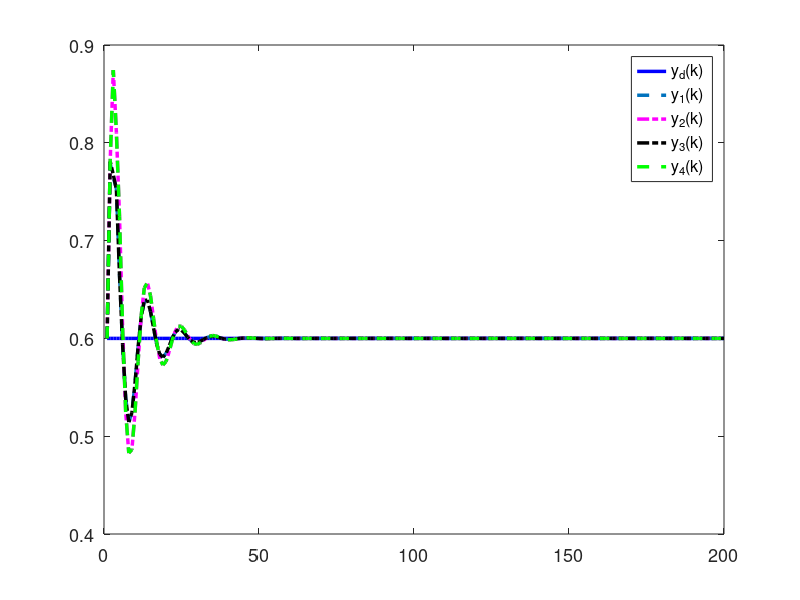
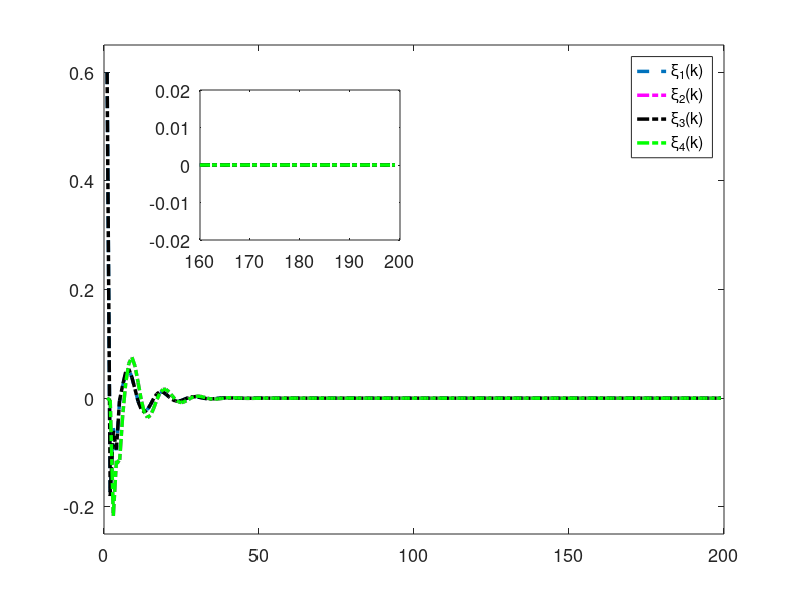

These charts were generated, in order, by the following MATLAB code: (Note: this script raises an error after producing the figures.)
clc; clear;

% Parameters
rho =7.5;            % Increase gain for better control response
eta = 1;          % Increase to make the adaptive update faster
lamda = 350;         % Model-free parameter
mu = 0.005;           % Adaptive parameter
epsilon = 1e-5;      % Small threshold for stability
alpha = 15;           % Smoothing factor for error dynamics
T = 0.1;             % Sampling time
gamma1 = 0.45;        % Adjust control gains for faster tracking
gamma2 = 0.15;        % Adjust control gains
gamma3 = 0.45;        % Adjust control gains
gamma4 = 0.15;        % Adjust control gains
beta = 10;        % Sliding mode coefficient
sigma = 95;         % Sliding mode parameter
tau = 1e-5;       % Small damping term

rT = 1024;           % Sample rate
L = 200;             % Time steps
m = 200;             % Data size
n = 600;             % Data size

% Initialization
phi1 = zeros(m+1,1); 
phi2 = zeros(m+1,1); 
phi3 = zeros(m+1,1); 
phi4 = zeros(m+1,1);
mfa1 = zeros(m+1,1); 
mfa2 = zeros(m+1,1); 
mfa3 = zeros(m+1,1); 
mfa4 = zeros(m+1,1);
sm1 = zeros(m,1);  
sm2 = zeros(m,1);  
sm3 = zeros(m,1);  
sm4 = zeros(m,1);
y1 = zeros(m+1,1); 
y2 = zeros(m+1,1); 
y3 = zeros(m+1,1); 
y4 = zeros(m+1,1);
u1 = zeros(m,1);   
u2 = zeros(m,1);   
u3 = zeros(m,1);   
u4 = zeros(m,1);
xi1 = zeros(m,1);  
xi2 = zeros(m,1);  
xi3 = zeros(m,1);  
xi4 = zeros(m,1);
s1 = zeros(m,1);   
s2 = zeros(m,1);   
s3 = zeros(m,1);   
s4 = zeros(m,1);
yd = zeros(m+1,1);

% Desired signal (Reference trajectory)
for k = 1:1:m+1
    yd(k) = 0.6; % Time-invariant constant reference signal
    % yd(k) = 0.6 * sin(0.05 * pi * k) + 0.6 * cos(0.03 * pi * k);
end


for k = 1:m
    % Adaptive Gain update
    if k == 1
        phi1(k) = 4.0; 
        phi2(k) = 4.0; 
        phi3(k) = 4.0; 
        phi4(k) = 4.0;
    elseif k == 2
        phi1(k) = phi1(k-1) + (eta * u1(k-1) / (mu + u1(k-1)^2)) * (y1(k) - phi1(k-1)*u1(k-1));
        phi2(k) = phi2(k-1) + (eta * u2(k-1) / (mu + u2(k-1)^2)) * (y2(k) - phi2(k-1)*u2(k-1));
        phi3(k) = phi3(k-1) + (eta * u3(k-1) / (mu + u3(k-1)^2)) * (y3(k) - phi3(k-1)*u3(k-1));
        phi4(k) = phi4(k-1) + (eta * u4(k-1) / (mu + u4(k-1)^2)) * (y4(k) - phi4(k-1)*u4(k-1));
    else
        phi1(k) = phi1(k-1) + (eta * (u1(k-1) - u1(k-2)) / (mu + (u1(k-1) - u1(k-2))^2)) * (y1(k) - y1(k-1) - phi1(k-1) * (u1(k-1) - u1(k-2)));
        phi2(k) = phi2(k-1) + (eta * (u2(k-1) - u2(k-2)) / (mu + (u2(k-1) - u2(k-2))^2)) * (y2(k) - y2(k-1) - phi2(k-1) * (u2(k-1) - u2(k-2)));
        phi3(k) = phi3(k-1) + (eta * (u3(k-1) - u3(k-2)) / (mu + (u3(k-1) - u3(k-2))^2)) * (y3(k) - y3(k-1) - phi3(k-1) * (u3(k-1) - u3(k-2)));
        phi4(k) = phi4(k-1) + (eta * (u4(k-1) - u4(k-2)) / (mu + (u4(k-1) - u4(k-2))^2)) * (y4(k) - y4(k-1) - phi4(k-1) * (u4(k-1) - u4(k-2)));
    end

    % Stability protection
    if k > 2 && (abs(phi1(k)) <= epsilon || abs(u1(k - 1) - u1(k - 2)) <= epsilon || sign(phi1(k)) ~= sign(phi1(1)))
        phi1(k) = phi1(1);
    end
    
    if k > 2 && (abs(phi2(k)) <= epsilon || abs(u2(k - 1) - u2(k - 2)) <= epsilon || sign(phi2(k)) ~= sign(phi2(1)))
        phi2(k) = phi2(1);
    end
    
    if k > 2 && (abs(phi3(k)) <= epsilon || abs(u3(k - 1) - u3(k - 2)) <= epsilon || sign(phi3(k)) ~= sign(phi3(1)))
        phi3(k) = phi3(1);
    end
    
    if k > 2 && (abs(phi4(k)) <= epsilon || abs(u4(k - 1) - u4(k - 2)) <= epsilon || sign(phi4(k)) ~= sign(phi4(1)))
        phi4(k) = phi4(1);
    end
    

    % Error dynamics
    xi1(k) = yd(k) - 2*y1(k) + y4(k);
    xi2(k) = y1(k) - 2*y2(k) + y3(k);
    xi3(k) = y2(k) + yd(k) - 2*y3(k);
    xi4(k) = y1(k) + y3(k) - 2*y4(k);

    
    % Fix: Handle k=1 case for sliding surfaces
    if k == 1
        s1(k) = 0;
        s2(k) = 0;
        s3(k) = 0;
        s4(k) = 0;
    else
        s1(k) = alpha * xi1(k) - xi1(k-1);
        s2(k) = alpha * xi2(k) - xi2(k-1);
        s3(k) = alpha * xi3(k) - xi3(k-1);
        s4(k) = alpha * xi4(k) - xi4(k-1);
    end
    

    % MFAC updates
    if k == 1
        mfa1(k) = 0;
        mfa2(k) = 0;
        mfa3(k) = 0;
        mfa4(k) = 0;
    else
        mfa1(k) = mfa1(k-1) + (rho * phi1(k)) / (lamda + abs(phi1(k)^2)) * xi1(k);
        mfa2(k) = mfa2(k-1) + (rho * phi2(k)) / (lamda + abs(phi2(k)^2)) * xi2(k);
        mfa3(k) = mfa3(k-1) + (rho * phi3(k)) / (lamda + abs(phi3(k)^2)) * xi3(k);
        mfa4(k) = mfa4(k-1) + (rho * phi4(k)) / (lamda + abs(phi4(k)^2)) * xi4(k);
    end

    % SMC updates
    if k == 1 
        sm1(k) = 0;
        sm2(k) = 0;
        sm3(k) = 0;
        sm4(k) = 0;
    else
        sm1(k) = sm1(k-1) + (beta * phi1(k)) / (sigma + (phi1(k))^2) * ...
            ( (xi1(k) + (y4(k) - y4(k-1)) + (yd(k+1) - yd(k))) / (1 + 1) ...
            - (xi1(k)) / (alpha * (2)) + tau * sign(s1(k)) );

        sm2(k) = sm2(k-1) + (beta * phi2(k)) / (sigma + (phi2(k))^2) * ...
            ( (xi2(k) + (y1(k) - y1(k-1)) + (y3(k) - y3(k-1))) / (1 + 1) ...
            - (xi2(k)) / (alpha * 2) + tau * sign(s2(k)) );

        sm3(k) = sm3(k-1) + (beta * phi3(k)) / (sigma + (phi3(k))^2) * ...
            ( (xi3(k) + (y2(k) - y2(k-1)) + (yd(k+1) - yd(k))) / (1 + 1) ...
            - (xi3(k)) / (alpha * (2)) + tau * sign(s3(k)) );

        sm4(k) = sm4(k-1) + (beta * phi4(k)) / (sigma + (phi4(k))^2) * ...
            ( (xi4(k) + (y1(k) - y1(k-1)) + (y3(k) - y3(k-1))) / (1 + 1) ...
            - (xi4(k)) / (alpha * (2)) + tau * sign(s4(k)) );
    end

    % Control signal
    if k == 1
        u1(k) = 0.01;
        u2(k) = 0.01;
        u3(k) = 0.01;
        u4(k) = 0.01;
    else
        u1(k) = mfa1(k) + gamma1 * sm1(k);
        u2(k) = mfa2(k) + gamma2 * sm2(k);
        u3(k) = mfa3(k) + gamma3 * sm3(k);
        u4(k) = mfa4(k) + gamma4 * sm4(k);
    end
    if k == 1%0
        y1(k)=0.6;
        y2(k)=0.6;
        y3(k)=0.6;
        y4(k)=0.6;

    end


    

    % Plant model update with nonlinear term and feedforward
    a = 0.5;
    b1 = 1.2 * n / (rT * 0.2);
    b2 = 1.2 * n / (rT * 0.2);
    b3 = 1.2 * n / (rT * 0.2);
    b4 = 1.2 * n / (rT * 0.2);
    
    nonlinearity1 = 0.03; % Coefficient for cubic nonlinearity
    nonlinearity2 = 0.01; % Coefficient for cubic nonlinearity
    nonlinearity3 = 0.02; % Coefficient for cubic nonlinearity
    nonlinearity4 = 0.01; % Coefficient for cubic nonlinearity
    ff_gain = 0.45; % Feedforward gain
    
  

    % Add cubic nonlinearity and feedforward term
    y1(k+1) = a * y1(k) + b1 * u1(k)- nonlinearity1 * y1(k)^3 + ff_gain ;
    y2(k+1) = a * y2(k) + b2 * u2(k) - nonlinearity2 * y2(k)^2+ ff_gain ;
    y3(k+1) = a * y3(k) + b3 * u3(k)- nonlinearity3 * y3(k)^3+ ff_gain;
    y4(k+1) = a * y4(k) + b4 * u4(k)- nonlinearity4 * y4(k)^2 + ff_gain ;

    % % Add cubic nonlinearity and feedforward term
    % y1(k+1) = y1(k) * u1(k) / 1 + y1(k)^2 + u1(k);
    % y2(k+1) = y2(k) * u2(k) / 1 + y2(k)^3 + u2(k) + 0.5 * u2(k);
    % y3(k+1) = y3(k) * u3(k) / 1 + y3(k)^2 + u3(k) + 0.9 * u3(k);
    % y4(k+1) = y4(k) * u4(k) / 1 + y4(k)^3 + u4(k) + 0.8 * u4(k); 
end

% Plotting
figure('Position', [100, 100, 10*100, 5.0*100]); % [left, bottom, width, height] in pixels
plot(yd(1:end-1), '-b', 'DisplayName', 'y_d(k)', 'LineWidth', 2.5); hold on;
plot(y1(1:end-1), '--', 'DisplayName', 'y_1(k)', 'LineWidth', 2.5);
plot(y2(1:end-1), '-.m', 'DisplayName', 'y_2(k)', 'LineWidth', 2.5);
plot(y3(1:end-1), '-.k', 'DisplayName', 'y_3(k)', 'LineWidth', 2.5);
plot(y4(1:end-1), '--g', 'DisplayName', 'y_4(k)', 'LineWidth', 2.5);
% xlabel('Time step', 'FontSize', 14);
% ylabel('Tracking performance', 'FontSize', 14);
legend('FontSize', 14);
xlim([0 L]);
grid off;
set(gca, 'FontSize', 13);
% title('Tracking Performance', 'FontSize', 15, 'FontWeight', 'bold');





% Create a figure and set its size (width: 10 inches, height: 5.5 inches)
figure('Position', [100, 100, 10*100, 5.0*100]); % [left, bottom, width, height] in pixels

% Main plot
plot(xi1(1:end-1), '--', 'DisplayName', '\xi_1(k)', 'LineWidth', 2.5); hold on;
plot(xi2(1:end-1), '-.m', 'DisplayName', '\xi_2(k)', 'LineWidth', 2.5);
plot(xi3(1:end-1), '-.k', 'DisplayName', '\xi_3(k)', 'LineWidth', 2.5);
plot(xi4(1:end-1), '-.g', 'DisplayName', '\xi_4(k)', 'LineWidth', 2.5);

% Set main plot properties
% xlabel('Time step', 'FontSize', 14);
% ylabel('Distributed error', 'FontSize', 14);
legend('FontSize', 14);
xlim([0 L]);
ylim([-0.25 0.65]);
% ylim([-2.5 5])
grid off;
set(gca, 'FontSize', 13);
% title('Distributed Errors', 'FontSize', 15, 'FontWeight', 'bold');

% Add zoomed-in inset plot
% Define the inset axes: [left, bottom, width, height] in normalized units (0 to 1)
axes('Position', [0.25, 0.60, 0.25, 0.25]); % Top-right corner, adjust as needed
box on; % Add a box around the inset
hold on;

% Plot the same data in the inset, focusing on a specific region
% Example: Zoom in on the last 20% of the x-axis and y-range [-0.2, 0.2]
zoom_x_start = 0.8 * L; % Start of zoomed x-range (last 20% of L)
zoom_x_end = L; % End of zoomed x-range
plot(xi1(1:end-1), '--', 'LineWidth', 2.5); % Same style as main plot
plot(xi2(1:end-1), '-.m', 'LineWidth', 2.5);
plot(xi3(1:end-1), '-.k', 'LineWidth', 2.5);
plot(xi4(1:end-1), '-.g', 'LineWidth', 2.5);

% Set limits for the zoomed region
xlim([zoom_x_start zoom_x_end]);
ylim([-0.02 0.02]);

% Customize inset plot
set(gca, 'FontSize', 13); % Smaller font for inset
grid off; % Match main plot style
% Optionally, add a title or labels to the inset
% title('Zoomed Region', 'FontSize', 10);

% Optional: Add a rectangle on the main plot to indicate the zoomed region
axes(findall(gcf, 'Type', 'axes', 'Position', [100, 100, 10*100, 5.5*100])); % Switch back to main axes
% rectangle('Position', [zoom_x_start, -0.1, zoom_x_end-zoom_x_start, 0.2], ...
%     'LineStyle', '--', 'LineWidth', 1, 'EdgeColor', 'k'); % Rectangle showing zoomed area

hold off;
